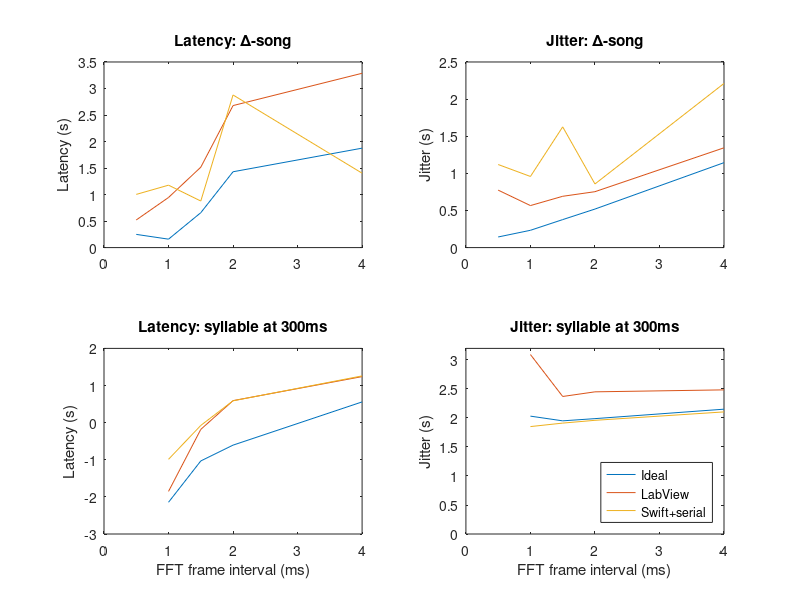
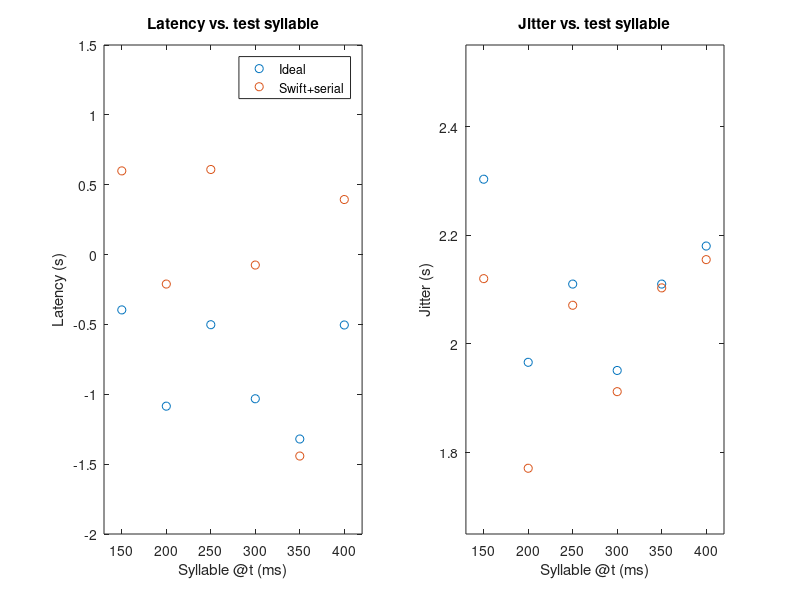
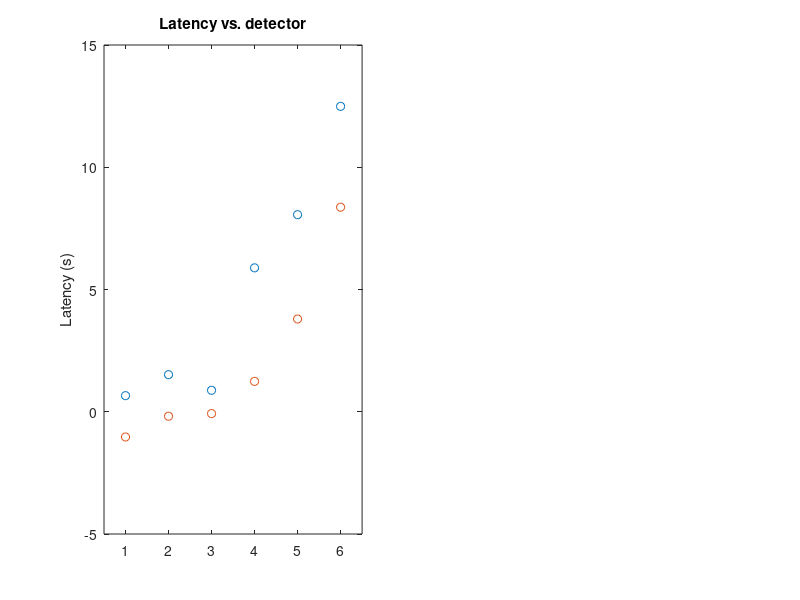

MATLAB code to generate these figures, in order: (Note: this script raises an error after producing the figures.)
%% TIMING vs. FRAMESIZE


framesize = [0.5 1 1.5 2 4];
% ideal; labview; swift+serial
latencies_delta = [ 0.249 0.159 0.658 1.43 1.875;
    0.521 0.945 1.516 2.678 3.287;
    1.003 1.177 0.878 2.878 1.403];
jitters_delta = [ 0.143 0.233 0.377 0.519 1.144;
    0.774 0.566 0.691 0.753 1.344;
    1.119 0.958 1.626 0.857 2.211];

latencies_lny64_300 = [NaN -2.145 -1.032 -0.606 0.558;
    NaN -1.852 -0.182 0.593 1.24;
    NaN -0.988 -0.075 0.588 1.259];
jitters_lny64_300 = [NaN 2.032 1.951 1.989 2.152;
    NaN 3.094 2.371 2.451 2.485;
    NaN 1.852 1.912 1.960 2.105];

figure(1);
subplot(2,2,1);
plot(framesize, latencies_delta);
title('Latency: \Delta-song');
ylabel('Latency (s)');
l = get(gca, 'YLim');
l(1) = 0;
set(gca, 'YLim', l);
l = get(gca, 'XLim');
l(1) = 0;
set(gca, 'XLim', l);

subplot(2,2,2);
plot(framesize, jitters_delta);
title('Jitter: \Delta-song');
ylabel('Jitter (s)');
l = get(gca, 'YLim');
l(1) = 0;
set(gca, 'YLim', l);
l = get(gca, 'XLim');
l(1) = 0;
set(gca, 'XLim', l);

subplot(2,2,3);
plot(framesize, latencies_lny64_300);
title('Latency: syllable at 300ms');
xlabel('FFT frame interval (ms)');
ylabel('Latency (s)');
%l = get(gca, 'YLim');
%l(1) = 0;
%set(gca, 'YLim', l);
l = get(gca, 'XLim');
l(1) = 0;
set(gca, 'XLim', l);

subplot(2,2,4);
plot(framesize, jitters_lny64_300);
title('Jitter: syllable at 300ms');
xlabel('FFT frame interval (ms)');
ylabel('Jitter (s)');
l = get(gca, 'YLim');
l(1) = 0;
set(gca, 'YLim', l);
l = get(gca, 'XLim');
l(1) = 0;
set(gca, 'XLim', l);
legend('Ideal', 'LabView', 'Swift+serial', 'Location', 'SouthEast');


%% TIMING vs. SYLLABLE

syllables = [ 150:50:400 ];

% ideal; swift+serial
latencies_syl = [ -0.396 -1.085 -0.502 -1.032 -1.32 -0.504;
    0.599 -0.211 0.609 -0.075 -1.442 0.394];
jitters_syl = [ 2.303 1.966 2.110 1.951 2.110 2.180;
    2.120 1.771 2.071 1.912 2.103 2.155];

figure(2)
subplot(1,2,1);
plot(syllables, latencies_syl, 'o');
title('Latency vs. test syllable');
xlabel('Syllable @t (ms)');
ylabel('Latency (s)');
l = get(gca, 'YLim') + [-0.5 0.5];
set(gca, 'YLim', l);
l = get(gca, 'XLim') + [-20 20];
set(gca, 'XLim', l);
legend('Ideal', 'Swift+serial', 'Location', 'NorthEast');
latencies_mean = mean(latencies_syl')
latencies_std = std(latencies_syl')
latencies_ste95 = 1.96 * latencies_std / sqrt(length(syllables))
jitters_mean = mean(jitters_syl')
jitters_std = std(jitters_syl')
jitters_ste95 = 1.96 * jitters_std / sqrt(length(syllables))

subplot(1,2,2);
plot(syllables, jitters_syl, 'o');
title('Jitter vs. test syllable');
xlabel('Syllable @t (ms)');
ylabel('Jitter (s)');
l = get(gca, 'YLim') + [-0.05 0.05];
set(gca, 'YLim', l);
l = get(gca, 'XLim') + [-20 20];
set(gca, 'XLim', l);


%% TIMING vs. DETECTOR

% delta; bird
detectors = {'Ideal', 'LabView','Swift+serial','Swift+audio','Matlab+serial','Matlab+audio'};
latencies_det = [ 0.658 1.516 0.878 5.886 8.059 12.491;
    -1.032 -0.182 -0.075 1.242 3.794 8.367];
jitters_det = [ 0.377 0.691 1.626 2.552 2.324 5.874;
    1.951 2.371 1.912 4.877 2.043 5.882];

detectors_num = 1:length(detectors);

figure(3)
subplot(1,2,1);
plot(detectors_num, latencies_det, 'o');
title('Latency vs. detector');
ylabel('Latency (s)');
set(gca, 'XLim', [detectors_num(1)-0.5 detectors_num(end)+0.5]);
xticklabel_rotate(detectors_num, 45, detectors);
legend('\Delta', 'Song 300ms', 'Location', 'NorthWest');


subplot(1,2,2);
plot(detectors_num, jitters_det, 'o');
title('Jitter vs. detector');
ylabel('Jitter (s)');
set(gca, 'XLim', [detectors_num(1)-0.5 detectors_num(end)+0.5]);
xticklabel_rotate(detectors_num, 45, detectors);
